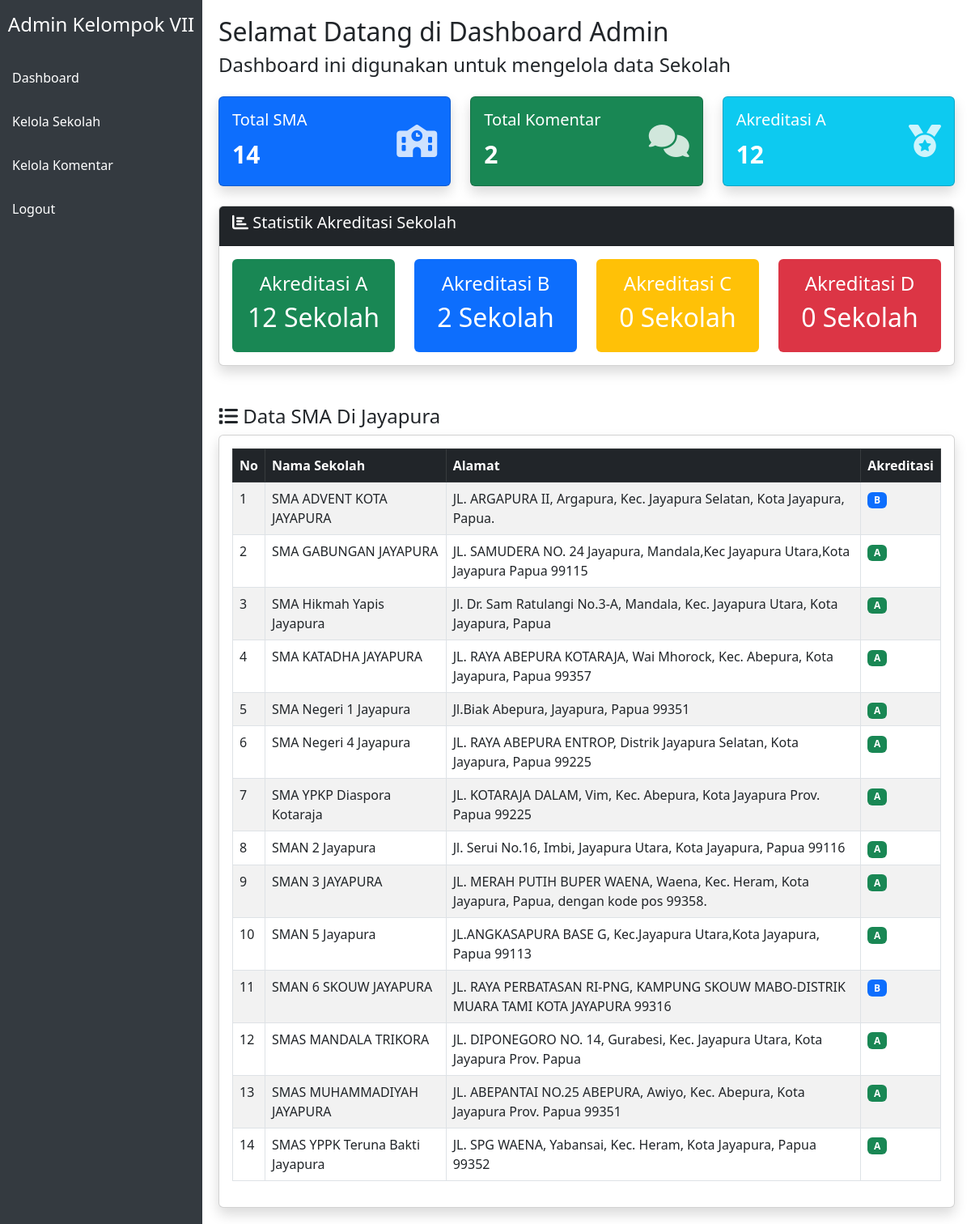
Screenshot of /admin/dashboard.php with the database file from the repository.
### tables this page shows
CREATE TABLE `sekolah` (
  `sekolah_id` int(11) NOT NULL,
  `nama_sekolah` varchar(100) NOT NULL,
  `alamat` text NOT NULL,
  `akreditasi` enum('A','B','C','D') NOT NULL,
  `prestasi` text DEFAULT NULL,
  `lambang_sekolah` varchar(255) DEFAULT NULL
);

### admin/dashboard.php (the view, shortened to what this page needs)
<?php
include '../config/conn.php';
$sql_count_sekolah = "SELECT COUNT(*) as total_sekolah FROM sekolah";
$result_count_sekolah = mysqli_query($conn, $sql_count_sekolah);
$total_sekolah = mysqli_fetch_assoc($result_count_sekolah)['total_sekolah'];
$sql_count_komentar = "SELECT COUNT(*) as total_komentar FROM komentar";
$result_count_komentar = mysqli_query($conn, $sql_count_komentar);
$total_komentar = mysqli_fetch_assoc($result_count_komentar)['total_komentar'];
$no = 1;
$sql = "SELECT * FROM sekolah ORDER BY nama_sekolah ASC";
$sekolah = mysqli_query($conn, $sql);
?>
<!DOCTYPE html>
<html lang="en">
<head>
    <link href="https://cdn.jsdelivr.net/npm/bootstrap@5.3.0/dist/css/bootstrap.min.css" rel="stylesheet">
    <link href="https://unpkg.com/aos@2.3.1/dist/aos.css" rel="stylesheet">
    <link rel="stylesheet" href="https://cdnjs.cloudflare.com/ajax/libs/font-awesome/6.5.0/css/all.min.css">
    <link rel="stylesheet" href="admin.css">
</head>
<body>
<div class="sidebar">
    <h4 class="text-white text-center py-3">Admin Kelompok VII</h4>
    <a href="dashboard.php">Dashboard</a>
    <a href="sekolah.php">Kelola Sekolah</a>
    <a href="komentar.php">Kelola Komentar</a>
    <a href="logout.php">Logout</a>
</div>
<div class="content">
    <h2 data-aos="fade-right" data-aos-duration="1000">Selamat Datang di Dashboard Admin</h2>
    <h4 data-aos="fade-right" data-aos-duration="1000">Dashboard ini digunakan untuk mengelola data Sekolah</h4>
    <div class="row my-4">
        <div class="col-md-4" data-aos="fade-up" data-aos-duration="1000">
            <div class="card text-white bg-primary shadow">
                <div class="card-body">
                    <div class="d-flex justify-content-between align-items-center">
                        <div>
                            <h5 class="card-title">Total SMA</h5>
                            <p class="card-text" style="font-size: 30px; font-weight: bold;">
                                <?= $total_sekolah ?>
                            </p>
                        </div>
                        <div>
                            <i class="fas fa-school" style="font-size: 40px; opacity: 0.8;"></i>
                        </div>
                    </div>
                </div>
            </div>
        </div>
        <div class="col-md-4" data-aos="fade-up" data-aos-duration="1200">
            <div class="card text-white bg-success shadow">
                <div class="card-body">
                    <div class="d-flex justify-content-between align-items-center">
                        <div>
                            <h5 class="card-title">Total Komentar</h5>
                            <p class="card-text" style="font-size: 30px; font-weight: bold;">
                                <?= $total_komentar ?>
                            </p>
                        </div>
                        <div>
                            <i class="fas fa-comments" style="font-size: 40px; opacity: 0.8;"></i>
                        </div>
                    </div>
                </div>
            </div>
        </div>
        <div class="col-md-4" data-aos="fade-up" data-aos-duration="1400">
            <div class="card text-white bg-info shadow">
                <div class="card-body">
                    <div class="d-flex justify-content-between align-items-center">
                        <div>
                            <h5 class="card-title">Akreditasi A</h5>
                            <p class="card-text" style="font-size: 30px; font-weight: bold;">
                                <?php
                                $sql_akreditasi_a = "SELECT COUNT(*) as total_a FROM sekolah WHERE akreditasi = 'A'";
                                $result_akreditasi_a = mysqli_query($conn, $sql_akreditasi_a);
                                $total_akreditasi_a = mysqli_fetch_assoc($result_akreditasi_a)['total_a'];
                                echo $total_akreditasi_a;
                                ?>
                            </p>
                        </div>
                        <div>
                            <i class="fas fa-medal" style="font-size: 40px; opacity: 0.8;"></i>
                        </div>
                    </div>
                </div>
            </div>
        </div>
    </div>
    <div class="row my-4">
        <div class="col-md-12" data-aos="fade-up" data-aos-duration="1000">
            <div class="card shadow">
                <div class="card-header bg-dark text-white">
                    <h5><i class="fas fa-chart-bar"></i> Statistik Akreditasi Sekolah</h5>
                </div>
                <div class="card-body">
                    <div class="row text-center">
                        <?php
                        $akreditasi_stats = ['A', 'B', 'C', 'D'];
                        $colors = ['success', 'primary', 'warning', 'danger'];
                        for ($i = 0; $i < count($akreditasi_stats); $i++) {
                            $akreditasi = $akreditasi_stats[$i];
                            $color = $colors[$i];
                            $sql_akreditasi = "SELECT COUNT(*) as total FROM sekolah WHERE akreditasi = '$akreditasi'";
                            $result_akreditasi = mysqli_query($conn, $sql_akreditasi);
                            $total_akreditasi = mysqli_fetch_assoc($result_akreditasi)['total'];
                        ?>
                        <div class="col-md-3">
                            <div class="badge bg-<?= $color ?> p-3 w-100">
                                <h4>Akreditasi <?= $akreditasi ?></h4>
                                <h2><?= $total_akreditasi ?> Sekolah</h2>
                            </div>
                        </div>
                        <?php } ?>
                    </div>
                </div>
            </div>
        </div>
    </div>
    <h4 class="mt-5" data-aos="fade-right" data-aos-duration="1000">
        <i class="fas fa-list"></i> Data SMA Di Jayapura
    </h4>
    <div class="card shadow" data-aos="fade-up" data-aos-duration="1000">
        <div class="card-body">
            <?php if (mysqli_num_rows($sekolah) > 0): ?>
            <table class="table table-bordered table-striped">
                <thead class="table-dark">
                    <tr>
                        <th>No</th>
                        <th>Nama Sekolah</th>
                        <th>Alamat</th>
                        <th>Akreditasi</th>
                    </tr>
                </thead>
                <tbody>
                    <?php while ($data = mysqli_fetch_assoc($sekolah)) : ?>
                    <tr>
                        <td><?= $no++ ?></td>
                        <td><?= htmlspecialchars($data['nama_sekolah']) ?></td>
                        <td><?= htmlspecialchars($data['alamat']) ?></td>
                        <td>
                            <?php
                            $badge_color = '';
                            switch($data['akreditasi']) {
                                case 'A': $badge_color = 'success'; break;
                                case 'B': $badge_color = 'primary'; break;
                            }
                            ?>
                            <span class="badge bg-<?= $badge_color ?>"><?= $data['akreditasi'] ?></span>
                        </td>
                    </tr>
                    <?php endwhile; ?>
                </tbody>
            </table>
            <?php endif; ?>
        </div>
    </div>
</div>
</body>
</html>

### admin/admin.css (style rules this page uses)
body { min-height: 100vh; display: flex; }
.sidebar { width: 250px; background-color: #343a40; min-height: 100vh; }
.sidebar a { color: white; padding: 15px; display: block; text-decoration: none; }
.content { flex: 1; padding: 20px; }

### rows the page displays
sekolah: nama_sekolah "SMA ADVENT KOTA JAYAPURA", alamat "JL. ARGAPURA II, Argapura, Kec. Jayapura Selatan, Kota Jayapura, Papua.", akreditasi "B"
sekolah: nama_sekolah "SMA GABUNGAN JAYAPURA", alamat "JL. SAMUDERA NO. 24 Jayapura, Mandala,Kec Jayapura Utara,Kota Jayapura Papua 99115", akreditasi "A"
sekolah: nama_sekolah "SMA Hikmah Yapis Jayapura", alamat "Jl. Dr. Sam Ratulangi No.3-A, Mandala, Kec. Jayapura Utara, Kota Jayapura, Papua", akreditasi "A"
sekolah: nama_sekolah "SMA KATADHA JAYAPURA", alamat "JL. RAYA ABEPURA KOTARAJA, Wai Mhorock, Kec. Abepura, Kota Jayapura, Papua 99357", akreditasi "A"
sekolah: nama_sekolah "SMA Negeri 1 Jayapura", alamat "Jl.Biak Abepura, Jayapura, Papua 99351", akreditasi "A"
sekolah: nama_sekolah "SMA Negeri 4 Jayapura", alamat "JL. RAYA ABEPURA ENTROP, Distrik Jayapura Selatan, Kota Jayapura, Papua 99225", akreditasi "A"
sekolah: nama_sekolah "SMA YPKP Diaspora Kotaraja", alamat "JL. KOTARAJA DALAM, Vim, Kec. Abepura, Kota Jayapura Prov. Papua 99225", akreditasi "A"
sekolah: nama_sekolah "SMAN 2 Jayapura", alamat "Jl. Serui No.16, Imbi, Jayapura Utara, Kota Jayapura, Papua 99116", akreditasi "A"
sekolah: nama_sekolah "SMAN 3 JAYAPURA", alamat "JL. MERAH PUTIH BUPER WAENA, Waena, Kec. Heram, Kota Jayapura, Papua, dengan kode pos 99358.", akreditasi "A"
sekolah: nama_sekolah "SMAN 5 Jayapura", alamat "JL.ANGKASAPURA BASE G, Kec.Jayapura Utara,Kota Jayapura, Papua 99113", akreditasi "A"
sekolah: nama_sekolah "SMAN 6 SKOUW JAYAPURA", alamat "JL. RAYA PERBATASAN RI-PNG, KAMPUNG SKOUW MABO-DISTRIK MUARA TAMI KOTA JAYAPURA 99316", akreditasi "B"
sekolah: nama_sekolah "SMAS MANDALA TRIKORA", alamat "JL. DIPONEGORO NO. 14, Gurabesi, Kec. Jayapura Utara, Kota Jayapura Prov. Papua", akreditasi "A"
sekolah: nama_sekolah "SMAS MUHAMMADIYAH JAYAPURA", alamat "JL. ABEPANTAI NO.25 ABEPURA, Awiyo, Kec. Abepura, Kota Jayapura Prov. Papua 99351", akreditasi "A"
sekolah: nama_sekolah "SMAS YPPK Teruna Bakti Jayapura", alamat "JL. SPG WAENA, Yabansai, Kec. Heram, Kota Jayapura, Papua 99352", akreditasi "A"

### other values shown
$total_sekolah "14"
$total_komentar "2"
$total_akreditasi_a "12"
$akreditasi "A"
$total_akreditasi "12"
$akreditasi "B"
$total_akreditasi "2"
$akreditasi "C"
$total_akreditasi "0"
$akreditasi "D"
